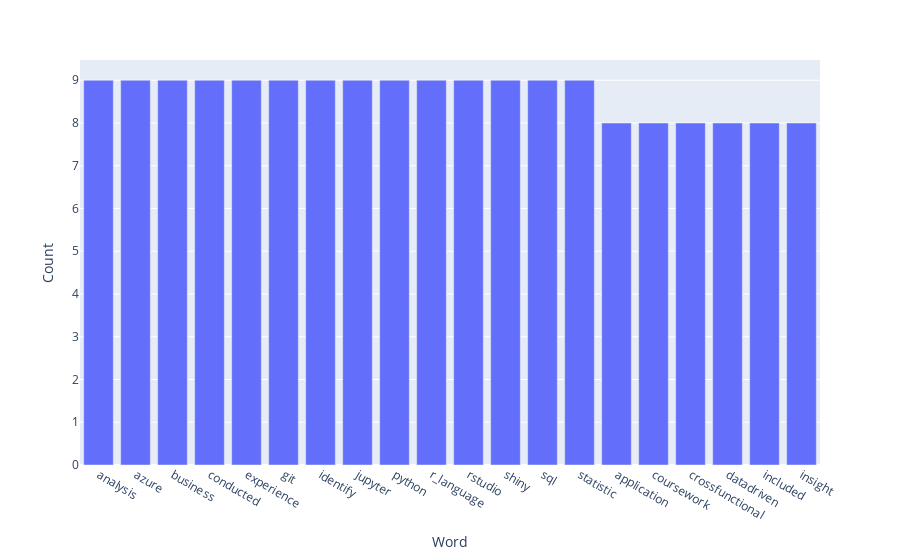

Notebook cell for this chart:
### Code cell
# plt 20 most common words
fig = px.bar(df, x = "Word", y = "Count")
fig

### Figure 1 — Plotly figure (JSON) as saved in the notebook; plotly's stock layout.template omitted (floating-point values rounded to 4 significant figures)
{"data": [{"alignmentgroup": "True", "hovertemplate": "Word=%{x}<br>Count=%{y}<extra></extra>", "legendgroup": "", "marker": {"color": "#636efa", "pattern": {"shape": ""}}, "name": "", "offsetgroup": "", "orientation": "v", "showlegend": false, "textposition": "auto", "type": "bar", "x": ["analysis", "azure", "business", "conducted", "experience", "git", "identify", "jupyter", "python", "r_language", "rstudio", "shiny", "sql", "statistic", "application", "coursework", "crossfunctional", "datadriven", "included", "insight"], "xaxis": "x", "y": [9, 9, 9, 9, 9, 9, 9, 9, 9, 9, 9, 9, 9, 9, 8, 8, 8, 8, 8, 8], "yaxis": "y"}], "layout": {"barmode": "relative", "legend": {"tracegroupgap": 0}, "margin": {"t": 60}, "xaxis": {"anchor": "y", "domain": [0, 1], "title": {"text": "Word"}}, "yaxis": {"anchor": "x", "domain": [0, 1], "title": {"text": "Count"}}}}
